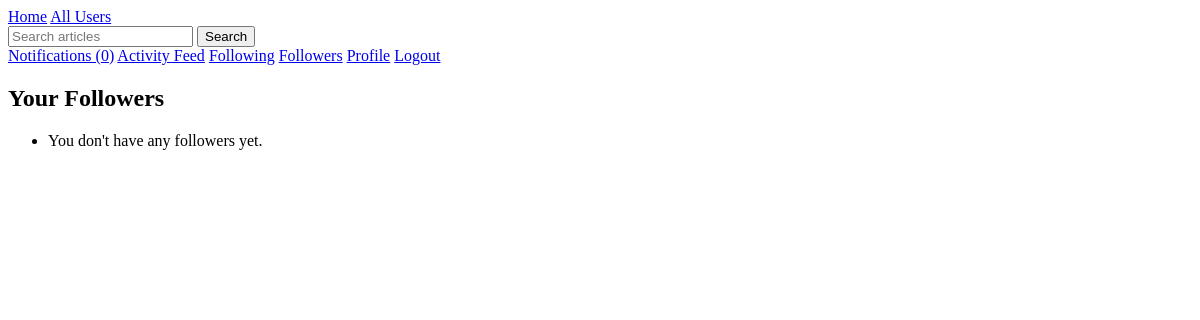
The page /users/followers/ (signed in) on the database as committed earlier.
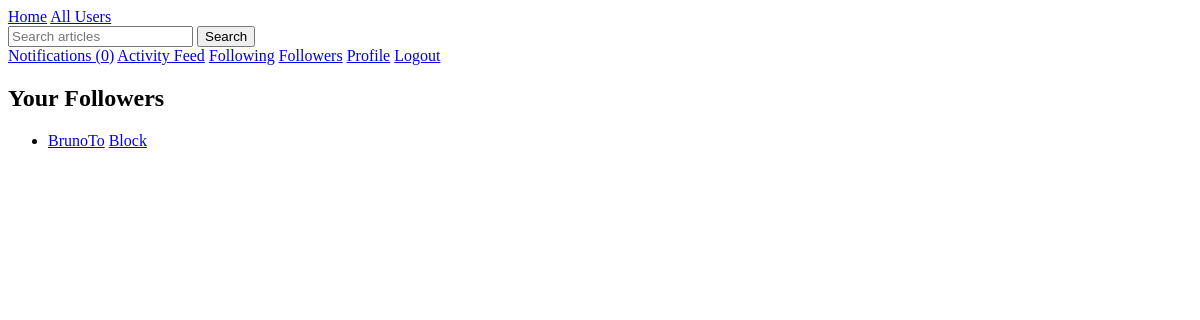
The same page on the database as committed later.
### users/models.py (models this page shows, shortened)
class User(AbstractUser):
    bio = models.TextField(max_length=500, blank=True)
    profile_picture = models.ImageField(upload_to='profile_pics/', blank=True, null=True)
    date_joined = models.DateTimeField(auto_now_add=True)
    location = models.CharField(max_length=100, blank=True)
    website = models.URLField(max_length=200, blank=True)
    following = models.ManyToManyField('self', symmetrical=False, related_name='followers')
    blocked_users = models.ManyToManyField('self', symmetrical=False, related_name='blocked_by')
    def unread_notifications_count(self):
        return self.notifications.filter(is_read=False).count()

### users/views.py (the view)
# urls.py: path('followers/', FollowersListView.as_view(), name='followers_list'),
class FollowersListView(LoginRequiredMixin, ListView):
    model = User
    template_name = 'users/followers_list.html'
    context_object_name = 'followers'
    def get_queryset(self):
        return self.request.user.followers.all()

### templates/users/followers_list.html
{% extends "base.html" %}
{% block content %}
<h2>Your Followers</h2>
<ul>
{% for follower in followers %}
    <li>
        <a href="{% url 'user_profile' follower.username %}">{{ follower.username }}</a>
        <a href="{% url 'toggle_block' follower.username %}">Block</a>
    </li>
{% empty %}
    <li>You don't have any followers yet.</li>
{% endfor %}
</ul>
{% endblock %}

Rows that differ between the two databases and show on the page:
now on this page (row edited): User: username "BrunoTo"
Other text that changed with them:
text no longer shown: "You don't have any followers yet."
